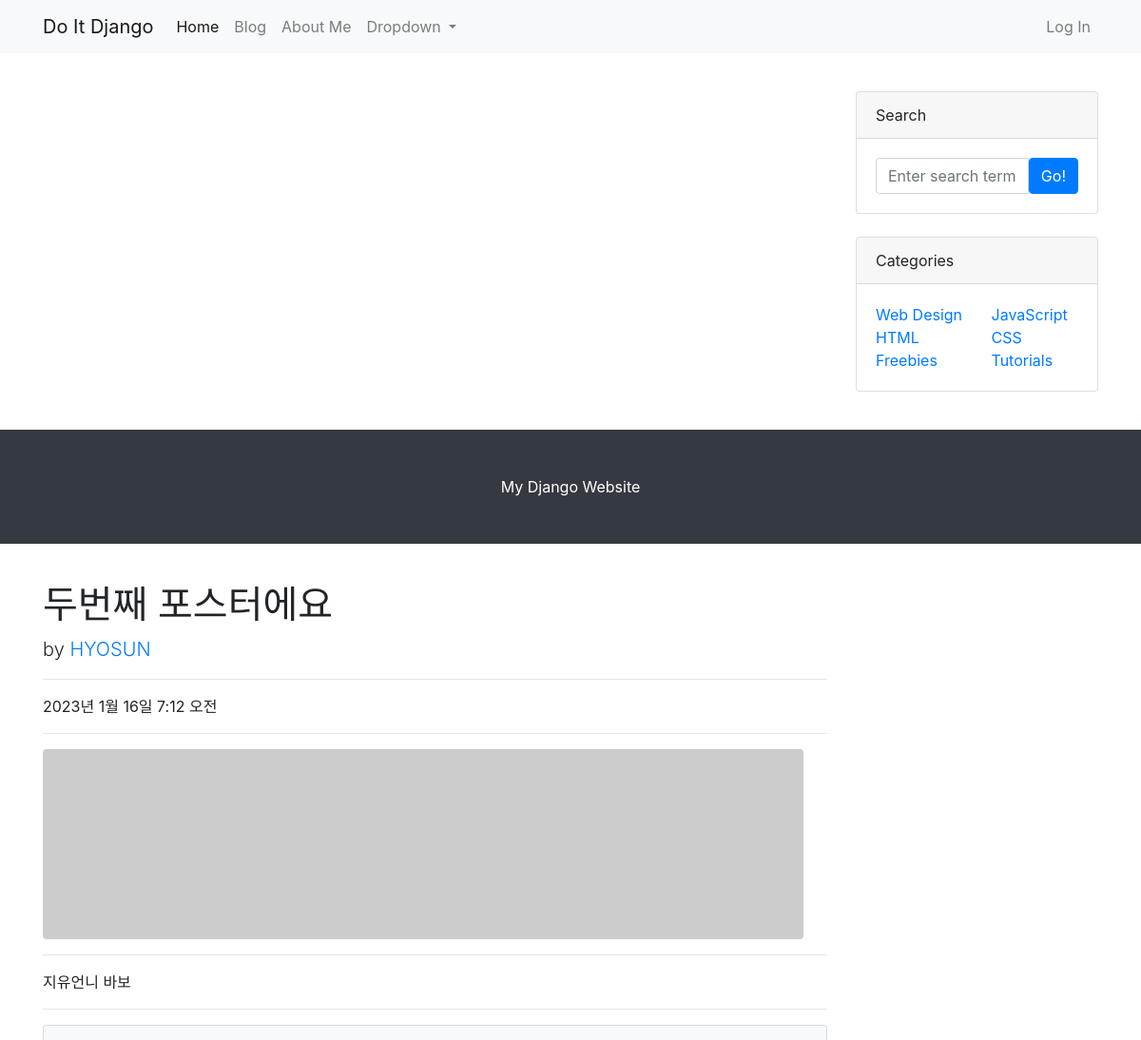
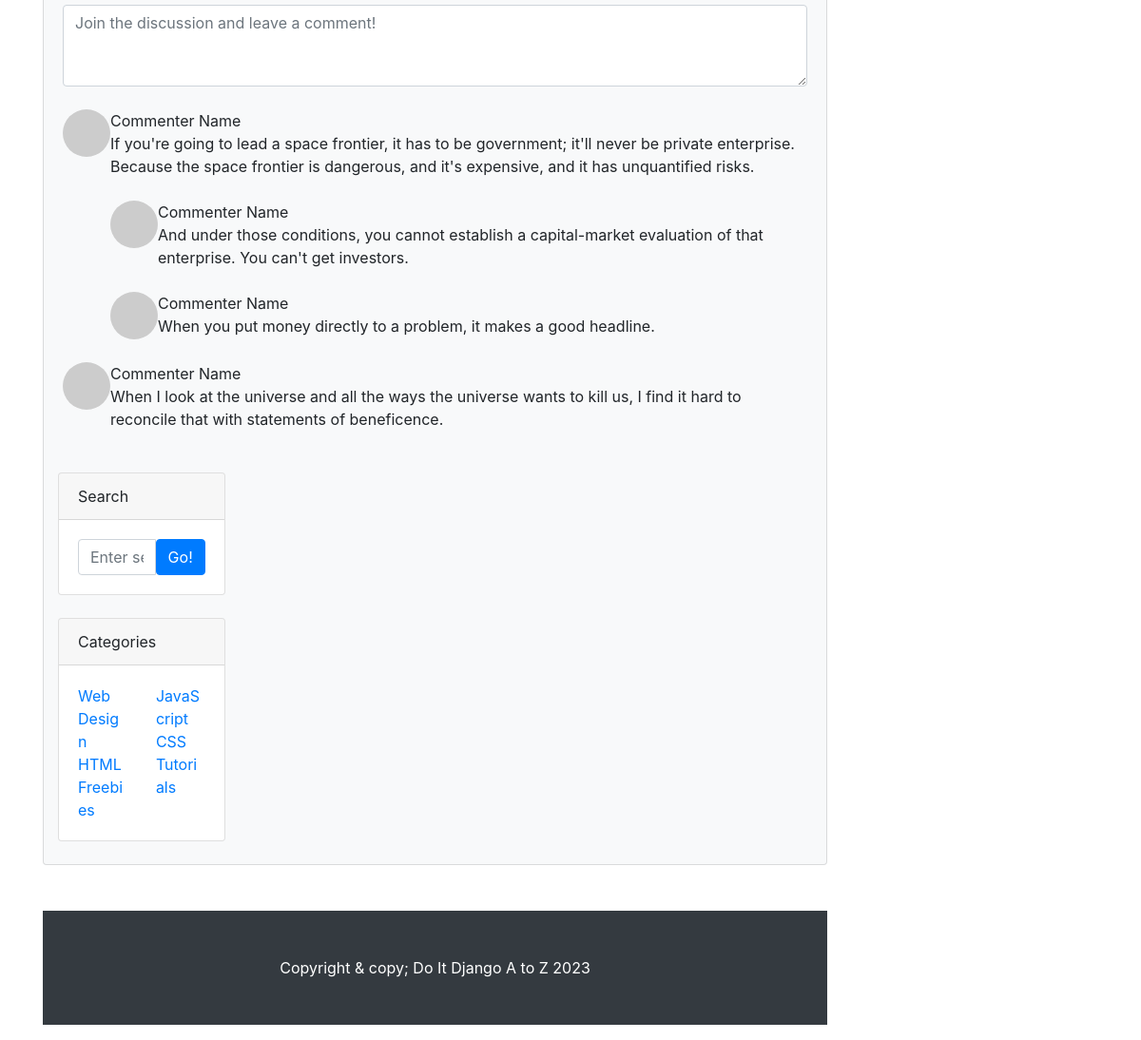
The app's page /blog/2/ with its own data (2 pictures, top to bottom).
### blog/models.py (models this page shows, shortened)
class Post(models.Model):
    title = models.CharField(max_length=30) #제목
    hook_text = models.CharField(max_length=100, blank=True)
    content = models.TextField() #내용
    head_image = models.ImageField(upload_to='blog/images/%Y/%m/%d/', blank=True) #서로 다른 위치에 저장해야 시간 단축 가능 / blank=True는 필수 항목이 아니라는 뜻
    file_upload = models.FileField(upload_to='blog/files/%Y/%m/%d/', blank=True)
    created_at = models.DateTimeField(auto_now_add=True) #작성일
    updated_at = models.DateTimeField(auto_now=True)
    author = models.ForeignKey(User, null=True, on_delete=models.SET_NULL) #포스트의 작성자가 데베에서 삭제되면 작성자명을 빈칸으로 둔다

### blog/views.py (the view)
# urls.py: path('/<int:pk>/', views.PostDetail.as_view()),
class PostDetail(DetailView):
    model = Post

### blog/templates/blog/post_detail.html (shortened to what this page needs)
{% extends 'blog/base.html' %}
{% block main_area %}
    <div id="post-area">
        <h1 class="mt-4">{{ post.title }}</h1>
        <p class="lead">
            by
            <a href="#">{{ post.author | upper }}</a>
        </p>
        <hr>
        <p>{{ post.created_at }}</p>
        <hr>
        {% if post.head_image %}
            <img class="img-fluid rounded" src="{{ post.head_image.url }}" alt="{{ post.title }} head_image"/>
        {% else %}
            <img class="img-fluid rounded" src="https://picsum.photos/seed/{{ post.id }}/800/200"
                 alt="random_image">
        {% endif %}
        <hr>
        <p>{{ post.content }}</p>
        <hr>
    </div>
    <div id="comment-area">
        <section class="mb-5">
            <div class="card bg-light">
                <div class="card-body">
                    <form class="mb-4"><textarea class="form-control" rows="3"
                                                 placeholder="Join the discussion and leave a comment!"></textarea>
                    </form>
                    <div class="d-flex mb-4">
                        <div class="flex-shrink-0"><img class="rounded-circle"
                                                        src="https://dummyimage.com/50x50/ced4da/6c757d.jpg"
                                                        alt="..."/></div>
                        <div class="ms-3">
                            <div class="fw-bold">Commenter Name</div>
                            If you're going to lead a space frontier, it has to be government; it'll never be
                            private enterprise. Because the space frontier is dangerous, and it's expensive, and it
                            has unquantified risks.
                            <div class="d-flex mt-4">
                                <div class="flex-shrink-0"><img class="rounded-circle"
                                                                src="https://dummyimage.com/50x50/ced4da/6c757d.jpg"
                                                                alt="..."/></div>
                                <div class="ms-3">
                                    <div class="fw-bold">Commenter Name</div>
                                    And under those conditions, you cannot establish a capital-market evaluation of
                                    that enterprise. You can't get investors.
                                </div>
                            </div>
                            <div class="d-flex mt-4">
                                <div class="flex-shrink-0"><img class="rounded-circle"
                                                                src="https://dummyimage.com/50x50/ced4da/6c757d.jpg"
                                                                alt="..."/></div>
                                <div class="ms-3">
                                    <div class="fw-bold">Commenter Name</div>
                                    When you put money directly to a problem, it makes a good headline.
                                </div>
                            </div>
                        </div>
                    </div>
                    <div class="d-flex">
                        <div class="flex-shrink-0"><img class="rounded-circle"
                                                        src="https://dummyimage.com/50x50/ced4da/6c757d.jpg"
                                                        alt="..."/></div>
                        <div class="ms-3">
                            <div class="fw-bold">Commenter Name</div>
                            When I look at the universe and all the ways the universe wants to kill us, I find it
                            hard to reconcile that with statements of beneficence.
                        </div>
                    </div>
{% endblock %}

### records on screen
Post: title "두번째 포스터에요", author "HYOSUN", created_at "2023년 1월 16일 7:12 오전", content "지유언니 바보"
